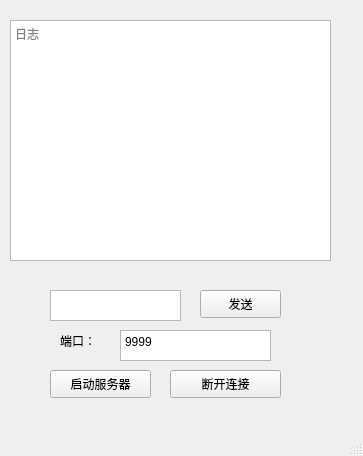
<?xml version="1.0" encoding="UTF-8"?>
<ui version="4.0">
 <class>MainWindow</class>
 <widget class="QMainWindow" name="MainWindow">
  <property name="windowModality">
   <enum>Qt::NonModal</enum>
  </property>
  <property name="geometry">
   <rect>
    <x>0</x>
    <y>0</y>
    <width>363</width>
    <height>456</height>
   </rect>
  </property>
  <property name="windowTitle">
   <string>聊天室 server</string>
  </property>
  <property name="layoutDirection">
   <enum>Qt::LeftToRight</enum>
  </property>
  <widget class="QWidget" name="centralwidget">
   <widget class="QPushButton" name="pushButton">
    <property name="geometry">
     <rect>
      <x>50</x>
      <y>370</y>
      <width>101</width>
      <height>28</height>
     </rect>
    </property>
    <property name="text">
     <string>启动服务器</string>
    </property>
   </widget>
   <widget class="QTextBrowser" name="textBrowser">
    <property name="geometry">
     <rect>
      <x>10</x>
      <y>20</y>
      <width>321</width>
      <height>241</height>
     </rect>
    </property>
    <property name="placeholderText">
     <string>日志</string>
    </property>
   </widget>
   <widget class="QPushButton" name="pushButton_2">
    <property name="geometry">
     <rect>
      <x>170</x>
      <y>370</y>
      <width>111</width>
      <height>28</height>
     </rect>
    </property>
    <property name="text">
     <string>断开连接</string>
    </property>
   </widget>
   <widget class="QTextEdit" name="textEdit_2">
    <property name="geometry">
     <rect>
      <x>50</x>
      <y>290</y>
      <width>131</width>
      <height>31</height>
     </rect>
    </property>
    <property name="html">
     <string>&lt;!DOCTYPE HTML PUBLIC &quot;-//W3C//DTD HTML 4.0//EN&quot; &quot;http://www.w3.org/TR/REC-html40/strict.dtd&quot;&gt;
&lt;html&gt;&lt;head&gt;&lt;meta name=&quot;qrichtext&quot; content=&quot;1&quot; /&gt;&lt;style type=&quot;text/css&quot;&gt;
p, li { white-space: pre-wrap; }
&lt;/style&gt;&lt;/head&gt;&lt;body style=&quot; font-family:'SimSun'; font-size:9pt; font-weight:400; font-style:normal;&quot;&gt;
&lt;p style=&quot;-qt-paragraph-type:empty; margin-top:0px; margin-bottom:0px; margin-left:0px; margin-right:0px; -qt-block-indent:0; text-indent:0px;&quot;&gt;&lt;br /&gt;&lt;/p&gt;&lt;/body&gt;&lt;/html&gt;</string>
    </property>
    <property name="placeholderText">
     <string/>
    </property>
   </widget>
   <widget class="QPushButton" name="pushButton_3">
    <property name="geometry">
     <rect>
      <x>200</x>
      <y>290</y>
      <width>81</width>
      <height>28</height>
     </rect>
    </property>
    <property name="text">
     <string>发送</string>
    </property>
   </widget>
   <widget class="QLabel" name="label">
    <property name="geometry">
     <rect>
      <x>60</x>
      <y>330</y>
      <width>101</width>
      <height>21</height>
     </rect>
    </property>
    <property name="text">
     <string>端口：</string>
    </property>
   </widget>
   <widget class="QTextEdit" name="textEdit">
    <property name="geometry">
     <rect>
      <x>120</x>
      <y>330</y>
      <width>151</width>
      <height>31</height>
     </rect>
    </property>
    <property name="html">
     <string>&lt;!DOCTYPE HTML PUBLIC &quot;-//W3C//DTD HTML 4.0//EN&quot; &quot;http://www.w3.org/TR/REC-html40/strict.dtd&quot;&gt;
&lt;html&gt;&lt;head&gt;&lt;meta name=&quot;qrichtext&quot; content=&quot;1&quot; /&gt;&lt;style type=&quot;text/css&quot;&gt;
p, li { white-space: pre-wrap; }
&lt;/style&gt;&lt;/head&gt;&lt;body style=&quot; font-family:'SimSun'; font-size:9pt; font-weight:400; font-style:normal;&quot;&gt;
&lt;p style=&quot; margin-top:0px; margin-bottom:0px; margin-left:0px; margin-right:0px; -qt-block-indent:0; text-indent:0px;&quot;&gt;9999&lt;/p&gt;&lt;/body&gt;&lt;/html&gt;</string>
    </property>
    <property name="placeholderText">
     <string/>
    </property>
   </widget>
  </widget>
  <widget class="QMenuBar" name="menubar">
   <property name="geometry">
    <rect>
     <x>0</x>
     <y>0</y>
     <width>363</width>
     <height>26</height>
    </rect>
   </property>
  </widget>
  <widget class="QStatusBar" name="statusbar"/>
 </widget>
 <resources/>
 <connections/>
</ui>
